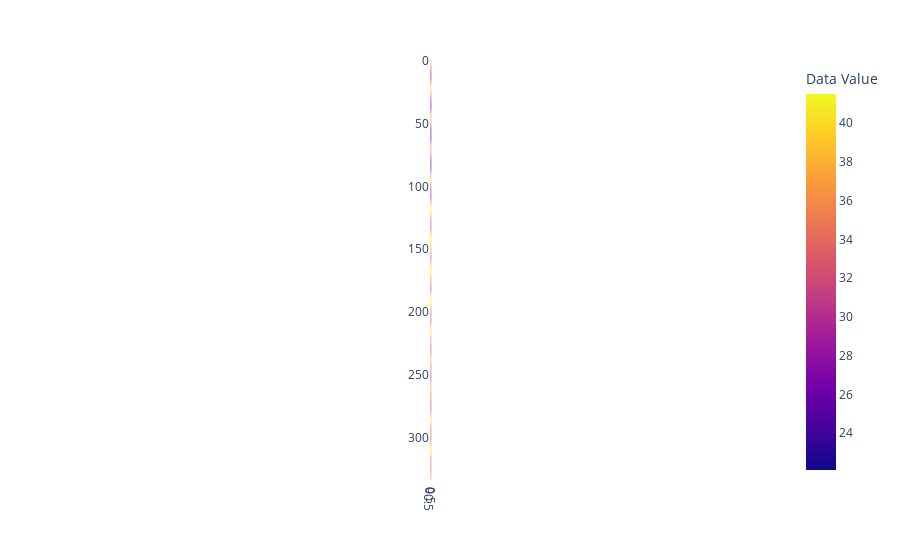

The notebook cell this image was saved under:
### Code cell
import plotly.express as px
import numpy as np

# Sample data (replace with your actual data)
data = np.array([df['Temperature (°C)']])

# Create interactive heatmap
fig = px.imshow(data)

fig.update_layout(coloraxis_colorbar=dict(title='Data Value'))

fig.show()

### Figure 1 — Plotly figure (JSON) as saved in the notebook; plotly's stock layout.template omitted (floating-point values rounded to 4 significant figures; data arrays with more than 128 entries replaced by an {"elided": "..."} marker saying what was removed)
{"data": [{"coloraxis": "coloraxis", "hovertemplate": "x: %{x}<br>y: %{y}<br>color: %{z}<extra></extra>", "name": "0", "type": "heatmap", "xaxis": "x", "yaxis": "y", "z": {"elided": "334x1 float values"}}], "layout": {"coloraxis": {"colorbar": {"title": {"text": "Data Value"}}, "colorscale": [[0, "#0d0887"], [0.1111, "#46039f"], [0.2222, "#7201a8"], [0.3333, "#9c179e"], [0.4444, "#bd3786"], [0.5556, "#d8576b"], [0.6667, "#ed7953"], [0.7778, "#fb9f3a"], [0.8889, "#fdca26"], [1, "#f0f921"]]}, "margin": {"t": 60}, "xaxis": {"anchor": "y", "constrain": "domain", "domain": [0, 1], "scaleanchor": "y"}, "yaxis": {"anchor": "x", "autorange": "reversed", "constrain": "domain", "domain": [0, 1]}}}
